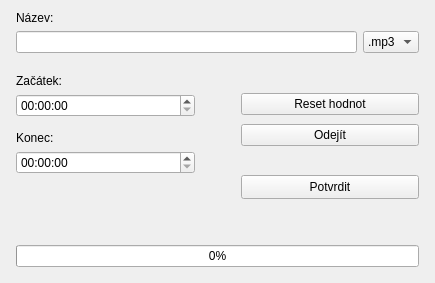
<?xml version="1.0" encoding="UTF-8"?>
<ui version="4.0">
 <class>editVideoDialog</class>
 <widget class="QDialog" name="editVideoDialog">
  <property name="geometry">
   <rect>
    <x>0</x>
    <y>0</y>
    <width>435</width>
    <height>283</height>
   </rect>
  </property>
  <property name="windowTitle">
   <string>Úprava videa</string>
  </property>
  <layout class="QHBoxLayout" name="horizontalLayout_3">
   <item>
    <spacer name="horizontalSpacer_2">
     <property name="orientation">
      <enum>Qt::Horizontal</enum>
     </property>
     <property name="sizeType">
      <enum>QSizePolicy::Fixed</enum>
     </property>
     <property name="sizeHint" stdset="0">
      <size>
       <width>5</width>
       <height>20</height>
      </size>
     </property>
    </spacer>
   </item>
   <item>
    <layout class="QVBoxLayout" name="verticalLayout">
     <item>
      <widget class="QLabel" name="label">
       <property name="text">
        <string>Název:</string>
       </property>
      </widget>
     </item>
     <item>
      <layout class="QHBoxLayout" name="horizontalLayout">
       <item>
        <widget class="QLineEdit" name="lineEdit">
         <property name="sizePolicy">
          <sizepolicy hsizetype="Preferred" vsizetype="Fixed">
           <horstretch>0</horstretch>
           <verstretch>0</verstretch>
          </sizepolicy>
         </property>
         <property name="focusPolicy">
          <enum>Qt::WheelFocus</enum>
         </property>
        </widget>
       </item>
       <item>
        <widget class="QComboBox" name="comboBox">
         <property name="sizePolicy">
          <sizepolicy hsizetype="Fixed" vsizetype="Fixed">
           <horstretch>0</horstretch>
           <verstretch>0</verstretch>
          </sizepolicy>
         </property>
         <property name="minimumSize">
          <size>
           <width>0</width>
           <height>0</height>
          </size>
         </property>
         <property name="focusPolicy">
          <enum>Qt::NoFocus</enum>
         </property>
         <property name="maxCount">
          <number>20</number>
         </property>
         <item>
          <property name="text">
           <string>.mp3</string>
          </property>
         </item>
         <item>
          <property name="text">
           <string>.mp4</string>
          </property>
         </item>
         <item>
          <property name="text">
           <string>.wav</string>
          </property>
         </item>
         <item>
          <property name="text">
           <string>.ogg</string>
          </property>
         </item>
        </widget>
       </item>
      </layout>
     </item>
     <item>
      <spacer name="verticalSpacer">
       <property name="orientation">
        <enum>Qt::Vertical</enum>
       </property>
       <property name="sizeType">
        <enum>QSizePolicy::Fixed</enum>
       </property>
       <property name="sizeHint" stdset="0">
        <size>
         <width>20</width>
         <height>15</height>
        </size>
       </property>
      </spacer>
     </item>
     <item>
      <layout class="QHBoxLayout" name="horizontalLayout_2">
       <item>
        <layout class="QVBoxLayout" name="verticalLayout_2">
         <item>
          <layout class="QVBoxLayout" name="verticalLayout_3">
           <item>
            <widget class="QLabel" name="label_2">
             <property name="minimumSize">
              <size>
               <width>0</width>
               <height>0</height>
              </size>
             </property>
             <property name="text">
              <string>Začátek:</string>
             </property>
            </widget>
           </item>
           <item>
            <widget class="QTimeEdit" name="timeEdit">
             <property name="focusPolicy">
              <enum>Qt::WheelFocus</enum>
             </property>
             <property name="displayFormat">
              <string>HH:mm:ss</string>
             </property>
            </widget>
           </item>
           <item>
            <spacer name="verticalSpacer_2">
             <property name="orientation">
              <enum>Qt::Vertical</enum>
             </property>
             <property name="sizeType">
              <enum>QSizePolicy::Fixed</enum>
             </property>
             <property name="sizeHint" stdset="0">
              <size>
               <width>20</width>
               <height>8</height>
              </size>
             </property>
            </spacer>
           </item>
           <item>
            <layout class="QVBoxLayout" name="verticalLayout_4">
             <item>
              <widget class="QLabel" name="label_3">
               <property name="text">
                <string>Konec:</string>
               </property>
              </widget>
             </item>
             <item>
              <widget class="QTimeEdit" name="timeEdit_2">
               <property name="focusPolicy">
                <enum>Qt::WheelFocus</enum>
               </property>
               <property name="displayFormat">
                <string>HH:mm:ss</string>
               </property>
              </widget>
             </item>
            </layout>
           </item>
           <item>
            <spacer name="verticalSpacer_3">
             <property name="orientation">
              <enum>Qt::Vertical</enum>
             </property>
             <property name="sizeHint" stdset="0">
              <size>
               <width>20</width>
               <height>40</height>
              </size>
             </property>
            </spacer>
           </item>
          </layout>
         </item>
        </layout>
       </item>
       <item>
        <spacer name="horizontalSpacer">
         <property name="orientation">
          <enum>Qt::Horizontal</enum>
         </property>
         <property name="sizeType">
          <enum>QSizePolicy::Fixed</enum>
         </property>
         <property name="sizeHint" stdset="0">
          <size>
           <width>40</width>
           <height>20</height>
          </size>
         </property>
        </spacer>
       </item>
       <item>
        <layout class="QVBoxLayout" name="verticalLayout_5">
         <item>
          <spacer name="verticalSpacer_6">
           <property name="orientation">
            <enum>Qt::Vertical</enum>
           </property>
           <property name="sizeType">
            <enum>QSizePolicy::Fixed</enum>
           </property>
           <property name="sizeHint" stdset="0">
            <size>
             <width>20</width>
             <height>16</height>
            </size>
           </property>
          </spacer>
         </item>
         <item>
          <widget class="QPushButton" name="pushButton">
           <property name="focusPolicy">
            <enum>Qt::NoFocus</enum>
           </property>
           <property name="text">
            <string>Reset hodnot</string>
           </property>
          </widget>
         </item>
         <item>
          <widget class="QPushButton" name="pushButton_2">
           <property name="focusPolicy">
            <enum>Qt::NoFocus</enum>
           </property>
           <property name="text">
            <string>Odejít</string>
           </property>
          </widget>
         </item>
         <item>
          <spacer name="verticalSpacer_4">
           <property name="orientation">
            <enum>Qt::Vertical</enum>
           </property>
           <property name="sizeType">
            <enum>QSizePolicy::Fixed</enum>
           </property>
           <property name="sizeHint" stdset="0">
            <size>
             <width>20</width>
             <height>20</height>
            </size>
           </property>
          </spacer>
         </item>
         <item>
          <widget class="QPushButton" name="pushButton_3">
           <property name="sizePolicy">
            <sizepolicy hsizetype="Minimum" vsizetype="Fixed">
             <horstretch>0</horstretch>
             <verstretch>0</verstretch>
            </sizepolicy>
           </property>
           <property name="minimumSize">
            <size>
             <width>0</width>
             <height>24</height>
            </size>
           </property>
           <property name="focusPolicy">
            <enum>Qt::NoFocus</enum>
           </property>
           <property name="text">
            <string>Potvrdit</string>
           </property>
          </widget>
         </item>
         <item>
          <spacer name="verticalSpacer_7">
           <property name="orientation">
            <enum>Qt::Vertical</enum>
           </property>
           <property name="sizeType">
            <enum>QSizePolicy::Fixed</enum>
           </property>
           <property name="sizeHint" stdset="0">
            <size>
             <width>20</width>
             <height>10</height>
            </size>
           </property>
          </spacer>
         </item>
        </layout>
       </item>
      </layout>
     </item>
     <item>
      <spacer name="verticalSpacer_5">
       <property name="orientation">
        <enum>Qt::Vertical</enum>
       </property>
       <property name="sizeType">
        <enum>QSizePolicy::MinimumExpanding</enum>
       </property>
       <property name="sizeHint" stdset="0">
        <size>
         <width>20</width>
         <height>8</height>
        </size>
       </property>
      </spacer>
     </item>
     <item>
      <widget class="QProgressBar" name="progressBar">
       <property name="value">
        <number>0</number>
       </property>
      </widget>
     </item>
     <item>
      <spacer name="verticalSpacer_8">
       <property name="orientation">
        <enum>Qt::Vertical</enum>
       </property>
       <property name="sizeType">
        <enum>QSizePolicy::Fixed</enum>
       </property>
       <property name="sizeHint" stdset="0">
        <size>
         <width>20</width>
         <height>5</height>
        </size>
       </property>
      </spacer>
     </item>
    </layout>
   </item>
   <item>
    <spacer name="horizontalSpacer_3">
     <property name="orientation">
      <enum>Qt::Horizontal</enum>
     </property>
     <property name="sizeType">
      <enum>QSizePolicy::Fixed</enum>
     </property>
     <property name="sizeHint" stdset="0">
      <size>
       <width>5</width>
       <height>20</height>
      </size>
     </property>
    </spacer>
   </item>
  </layout>
 </widget>
 <resources/>
 <connections/>
</ui>
